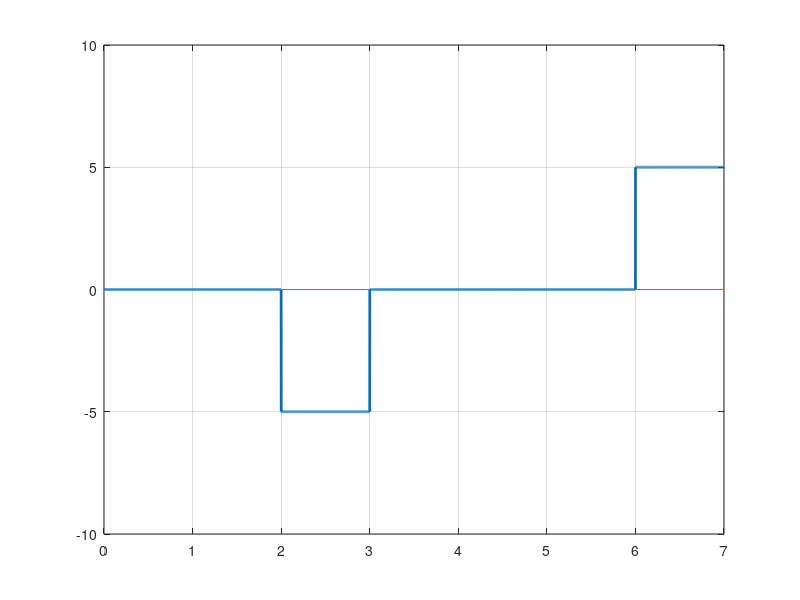

Write MATLAB code to recreate this figure.
clc; #... Clear command line
clear all; #... Clear variables
close all; #... Clear figures

bits = [1 0 1 1 0 0 1]; #0-> No Change; 1-> is in 0 then opposite of previous nonzero, is in nonzero then move to 0

#... Modulation
bitrate = 1;
voltage = 5;

sampling_rate = 1000;
sampling_time = 1/sampling_rate;

end_time = length(bits)/bitrate;
time = 0:sampling_time:end_time;

index = 1;
#... Assume that last state was positive
sign = 1; #... Indicates inversion
last = 1;
if bits(1) == 1
    sign = 0;
endif

for i = 1:length(time)
    modulation(i) = sign*voltage;
    if time(i)*bitrate >= index
        if sign != 0
            last = sign;
        endif
        index = index+1;
        if index <= length(bits) && bits(index) == 1
            if sign == 0
                sign = -last;
            else
                sign = 0;
            endif
        endif
    endif
endfor

plot(time, modulation,"LineWidth",2);
axis([0 end_time -voltage-5 voltage+5]);
line([0 end_time], [0,0]);
grid on;

#... Demodulation
index = 1;
last = voltage;

for i = 1:length(modulation)
    if modulation(i) == last
        demodultaion(index) = 0;
    else
        demodultaion(index) = 1;
    endif
    if time(i)*bitrate >= index
        index = index+1;
        last = modulation(i);
    endif
endfor

disp(demodultaion);
